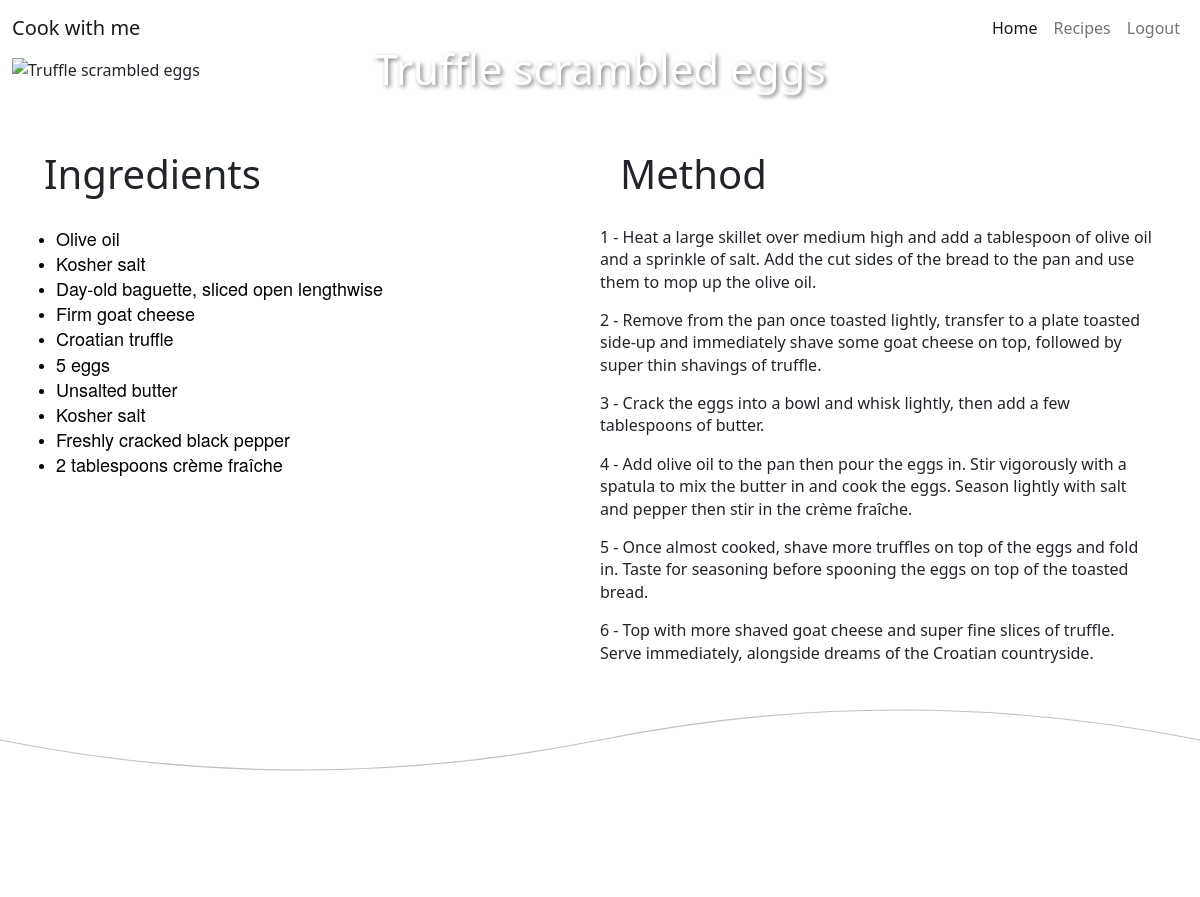
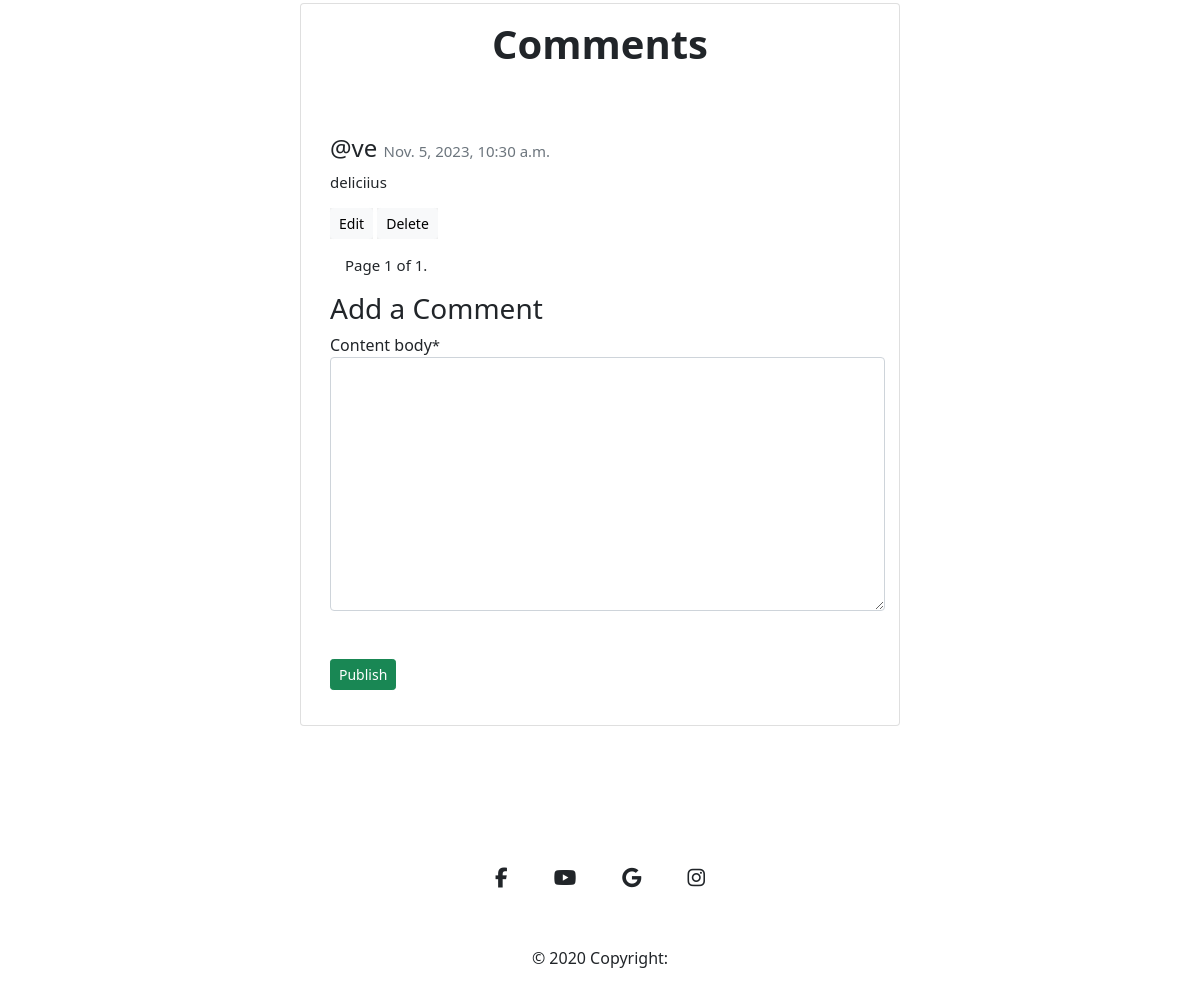
The page /recipes/3/ (signed in) on the database its author committed (2 pictures, top to bottom).
### cook_recipe/models.py (models this page shows, shortened)
class Recipe(models.Model):
    featured_image = CloudinaryField('image')
    recipe_image = CloudinaryField('image', null=True, blank=True)
    title = models.CharField(max_length=150, unique=True)
    created_date = models.DateTimeField(auto_now_add=True)
    content = models.TextField()
    content_method = models.TextField(default="Default content for method.")
    status = models.IntegerField(choices=STATUS, default=0)
    likes = models.ManyToManyField(User, related_name='recipes_likes', blank=True)

class Comment(models.Model):
    recipe = models.ForeignKey(Recipe, on_delete=models.CASCADE)
    user = models.ForeignKey(User, on_delete=models.CASCADE, null=True, blank=True)
    email = models.EmailField(max_length=50, blank=True, null=True)
    content_body = models.TextField(max_length=400)
    comment_approved = models.BooleanField(default=False)
    created_on = models.DateTimeField(auto_now_add=True)

### cook_recipe/views.py (the view, shortened to what this page needs)
# urls.py: path('recipes/<int:recipe_id>/', views.recipe_content, name='recipe_content'),
def recipe_content(request, recipe_id):
    recipe = get_object_or_404(Recipe, pk=recipe_id)
    comments = recipe.comment_set.all().order_by('-created_on')
    paginator = Paginator(comments, 4) # Show 4 comments per page
    page = request.GET.get('page')
    comments = paginator.get_page(page)
    form = CommentForm()
    return render(request, 'recipe_content.html', {'form':form, 'recipe':recipe, 'comments': comments})

### cook_recipe/forms.py
class CommentForm(forms.ModelForm):
    class Meta:
        model = Comment
        fields = ('content_body',)

### templates/recipe_content.html (shortened to what this page needs)
{% extends 'base.html' %}
{% load static%}
{% load crispy_forms_tags%}
{% block content %}
<div class="container-fluid flex">
    <div class="col-12 title-box">
        <img src="{{ recipe.recipe_image.url }}" alt="{{ recipe.title }}" class="img-fluid w-100">
        <h1>{{ recipe.title }}</h1>
     </div>
</div>
<div class="container-fluid row mt-5">
        <div class="col-md-6">
            <h2>Ingredients</h2>
            {{ recipe.content|safe }}
        </div>
        <div class="col-md-6">
            <h2>Method</h2>
            {{ recipe.content_method|safe }}
        </div>
</div>
<svg xmlns="http://www.w3.org/2000/svg" viewBox="0 0 1000 100" preserveAspectRatio="none">
    <path d="M0 50 Q 250 100 500 50 T 1000 50" fill="none" stroke="silver" stroke-width="1"></path>
</svg>
<div class="d-flex justify-content-center mt-100 mb-100">
    <div class="col-lg-6">
        <div class="card">
            <div class="card-body text-center">
                <h4 class="card-title fs-1">Comments</h4>
            </div>
            <div class="comment-widgets">
                <div class="d-flex flex-row comment-row m-t-0">
                    <div class="comment-text w-100">
                        {% for comment in comments %}
                             <h6 class="fs-4 mt-3">@{{ comment.user }} <span class="text-muted float-right">{{ comment.created_on }}</span></h6>
                             <span class="m-b-15 d-block">{{ comment.content_body }}</span>
                             {% if user.is_authenticated %}
                             {% if user == comment.user or user.is_staff %}
                                 <button><a href="{% url 'edit_comment' comment.id %}" class="btn btn-light btn-sm">Edit</a></button>
                                 <button><a href="{% url 'delete_comment' comment.id %}" class="btn btn-light btn-sm">Delete</a></button>
                             {% endif %}
                         {% endif %}
                        {% endfor %}
                        <div class="pagination">
                            <span class="step-links">
                                <span class="current">
                                    Page {{ comments.number }} of {{ comments.paginator.num_pages }}.
                                </span>
                            </span>
                        </div>
                        {% if user.is_authenticated %}
                            <h3>Add a Comment</h3>
                            <form method="post">
                                {{ form|crispy }}
                                <button type="submit" class="btn btn-success btn-sm mt-5">Publish</button>
                            </form>
                        {% else %}
                            <p>You must be Logged in to post a comment <a href="{% url 'account_login' %}">click here</a> to login </p>
                        {% endif %}
                    </div>
                </div>
            </div>
        </div>
    </div>
</div>
{% endblock %}

### static/css/style.css (style rules this page uses)
* { margin: 0; padding: 0; border: 0; box-sizing: border-box; }
html, body { height: 100%; }
body { font-family: 'Montserrat', sans-serif; font-size: 16px; }
.title-box { position: relative; }
.title-box h1 { position: absolute; top: 50%; left: 50%; transform: translate(-50%, -50%); color: white; text-shadow: 2px 2px 4px rgba(0, 0, 0, 0.5); font-size: 3.5vw; }
.col-md-6 h2 { padding: 20px; font-size: 40px; }
.mt-100 { margin-top: 100px; }
.mb-100 { margin-bottom:100px; }
.card { position: relative; display: -webkit-box; display: -ms-flexbox; display: flex; -webkit-box-orient: vertical; -webkit-box-direction: normal; -ms-flex-direction: column; flex-direction: column; min-width: 0; word-wrap: break-word; background-color: #fff; background-clip: border-box ;border: 0px solid transparent; border-radius: 0px }
.card-body { -webkit-box-flex: 1; -ms-flex: 1 1 auto; flex: 1 1 auto; padding: 1.25rem; }
.card .card-title { position: relative; font-weight: 600; margin-bottom: 10px; font-size: 36px; }
.comment-widgets { position: relative; margin-bottom: 10px; }
.comment-widgets .comment-row { border-bottom: 1px solid transparent; padding: 14px; display: -webkit-box; display: -ms-flexbox; display: flex; margin: 10px 0; }
.comment-text span { font-size: 15px; }
.comment-text { padding-left: 15px; }
.m-b-15 { margin-bottom: 15px; }
.btn-sm { padding: 0.25rem 0.5rem; font-size: 0.76563rem; line-height: 1.5; border-radius: 1px }
.comment-text a { color: inherit; text-decoration: none; text-align: center; }
.step-links { padding: 15px; }

### rows shown on the page
Recipe: title "Truffle scrambled eggs", content "Olive oil Kosher salt Day-old baguette, sliced open lengthwise Firm goat cheese Croatian truffle 5 eggs Unsalted butter Kosher salt Freshly cracked black pepper 2 tablespoons crème fraîche", content_method "1 - Heat a large skillet over medium high and add a tablespoon of olive oil and a sprinkle of salt. Add the cut sides of the bread to the pan and use them to mop up the olive oil. 2 - Remove from the pan once toasted lightly, transfer to a plate toasted side-up and immediately shave some goat cheese on top, followed by super thin shavings of truffle. 3 - Crack the eggs into a bowl and whisk lightly, then add a few tablespoons of butter. 4 - Add olive oil to the pan then pour the eggs in. Stir vigorously with a spatula to mix the butter in and cook the eggs. Season lightly with salt and pepper then stir in the crème fraîche. 5 - Once almost cooked, shave more truffles on top of the eggs and…"
Comment: user "ve", created_on "Nov. 5, 2023, 10:30 a.m.", content_body "deliciius", shows "Edit"

### other values the page prints
{{ comments.number }} "1"
{{ comments.paginator.num_pages }} "1"
